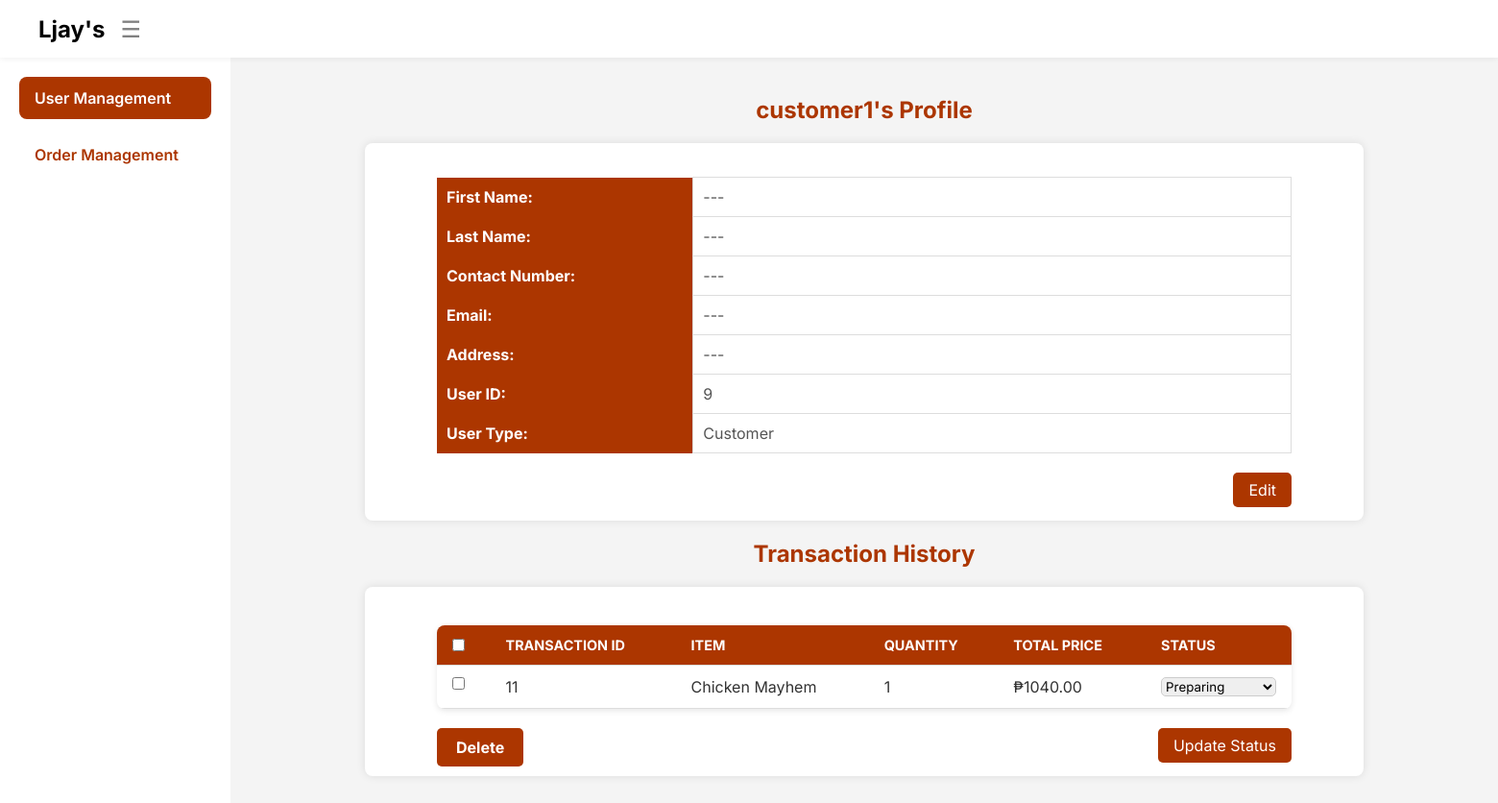
/user_detail/9/ (signed in), run on the app's committed database.
### ljaysApp/models.py (models this page shows, shortened)
class Profile(models.Model):
    user = models.OneToOneField(User, on_delete=models.CASCADE)
    contact_number = models.CharField(max_length=20, blank=True, null=True)
    address = models.TextField(blank=True, null=True)
    position = models.CharField(max_length=100, blank=True, null=True)

class Transaction(models.Model):
    STATUS_CHOICES = [
        ('preparing', 'Preparing'),
        ('completed', 'Completed'),
        ('cancelled', 'Cancelled'),
    ]
    user = models.ForeignKey(User, on_delete=models.CASCADE)
    package_name = models.CharField(max_length=255, blank=True, null=True)
    items = models.TextField()
    total_price = models.DecimalField(max_digits=10, decimal_places=2)
    status = models.CharField(max_length=50, choices=STATUS_CHOICES, default='Preparing')
    created_at = models.DateTimeField(auto_now_add=True)

### ljaysApp/views.py (the view, shortened to what this page needs)
# urls.py: path('user_detail/<int:user_id>/', views.user_detail, name='user_detail'),
@login_required
def user_detail(request, user_id):
    if not (request.user.is_staff or request.user.is_superuser):
        return HttpResponse("Access denied", status=403)
    user = get_object_or_404(User, id=user_id)
    if user.username.lower() == 'admin':
        return redirect('admin_userm')
    transactions = Transaction.objects.filter(user=user).order_by('-created_at')
    for transaction in transactions:
        try:
            items_dict = json.loads(transaction.items)
            transaction.items_list = [
                {"name": item["name"], "quantity": item["quantity"]}
                for item in items_dict.values()
            ]
        except (json.JSONDecodeError, KeyError):
            transaction.items_list = []
    return render(request, 'user_detail.html', {
        'user_obj': user,
        'transactions': transactions
    })

### ljaysApp/templates/user_detail.html (shortened to what this page needs)
{% load static %}
<head>
    <link rel="stylesheet" href="{% static 'css/user_details.css' %}">
</head>
<body>
    <header class="topbar">
        <a class="logo" href="{% url 'admin_page' %}">Ljay's</a>
        <button id="burger-btn" onclick="toggleSidebar()" class="burger">☰</button>
    </header>
    <div class="admin-layout">
        <aside class="sidebar">
            <nav class="nav-links" id="sidebarLinks">
                <a href="{% url 'admin_user' %}" class="btn_active">User Management</a>
                <a href="{% url 'admin_order' %}" class="btn">Order Management</a>
            </nav>
        </aside>
        <main class="main-content">
            <section class="dashboard">
                <h1>{{ user_obj.username }}'s Profile</h1>
                <div id="display-section">
                    <table class="profile-table">
                        <tbody>
                            <tr>
                                <th>First Name:</th>
                                <td>{{ user_obj.first_name|default:'---' }}</td>
                            </tr>
                            <tr>
                                <th>Last Name:</th>
                                <td>{{ user_obj.last_name|default:'---' }}</td>
                            </tr>
                            <tr>
                                <th>Contact Number:</th>
                                <td>{{ user_obj.profile.contact_number|default:'---' }}</td>
                            </tr>
                            <tr>
                                <th>Email:</th>
                                <td>{{ user_obj.email|default:'---' }}</td>
                            </tr>
                            <tr>
                                <th>Address:</th>
                                <td>{{ user_obj.profile.address|default:'---' }}</td>
                            </tr>
                            <tr>
                                <th>User ID:</th>
                                <td>{{ user_obj.id }}</td>
                            </tr>
                            <tr>
                                <th>User Type:</th>
                                <td>{% if user_obj.is_staff %}Staff{% else %}Customer{% endif %}</td>
                            </tr>
                        </tbody>
                    </table>
                    <br/>
                    {% if request.user.username == 'admin' %}
                        <button onclick="enableEdit()">Edit</button>
                    {% endif %}
                </div>
                {% if not user_obj.is_staff %}
                    <h2>Transaction History</h2>
                    {% if transactions %}
                        <form method="post">
                            <table class="transaction-table">
                                <thead>
                                    <tr>
                                        <th><input type="checkbox" class="user-checkbox" onclick="toggleSelectAll(this)"></th>
                                        <th>Transaction ID</th>
                                        <th>Item</th>
                                        <th>Quantity</th>
                                        <th>Total Price</th>
                                        <th>Status</th>
                                    </tr>
                                </thead>
                                <tbody>
                                    {% for transaction in transactions %}
                                        <tr>
                                            <td>
                                                <input type="checkbox" class="user-checkbox" name="delete_ids" value="{{ transaction.id }}" {% if not request.user.is_superuser %}disabled{% endif %}>
                                            </td>
                                            <td>{{ transaction.id }}</td>
                                            <td>
                                                {% for item in transaction.items_list %}
                                                    {{ item.name }}<br>
                                                {% endfor %}
                                            </td>
                                            <td>
                                                {% for item in transaction.items_list %}
                                                    {{ item.quantity }}<br>
                                                {% endfor %}
                                            </td>
                                            <td>₱{{ transaction.total_price }}</td>
                                            <td>
                                                {% if request.user.username == 'admin' %}
                                                    <select name="status_{{ transaction.id }}">
                                                        <option value="preparing" {% if transaction.status == 'preparing' %}selected{% endif %}>Preparing</option>
                                                    </select>
                                                {% else %}
                                                    {{ transaction.status }}
                                                {% endif %}
                                            </td>
                                        </tr>
                                    {% endfor %}
                                </tbody>
                            </table>
                            {% if request.user.username == 'admin' %}
                                <br/>
                                <button class="deletebtn" type="submit" {% if not request.user.is_superuser %}class="disabled"{% endif %}>Delete</button>
                                <button type="submit">Update Status</button>
                            {% endif %}
                        </form>
                    {% else %}
                        <p>No transactions found.</p>
                    {% endif %}
                {% endif %}
            </section>
        </main>
    </div>
</body>

### ljaysApp/static/css/user_details.css (style rules this page uses)
* { margin: 0; padding: 0; box-sizing: border-box; font-family: Inter, sans-serif; }
body { color: #333; margin: 0; height: 100vh; display: flex; flex-direction: column; }
.topbar { height: 60px; width: 100%; background-color: white; padding: 0 20px; display: flex; align-items: center; justify-content: space-between; box-shadow: 0 2px 6px rgba(0, 0, 0, 0.05); position: relative; z-index: 10; }
.logo { font-size: 1.5rem; font-weight: 700; text-align: center; margin-left: 20px; color: black; }
.burger { font-size: 1.5rem; background: none; border: none; cursor: pointer; color: #808080; margin-right: 60em; }
.admin-layout { display: flex; flex: 1; width: 100%; height: calc(100vh - 60px); }
.sidebar { width: 240px; background-color: white; padding: 20px; box-shadow: 2px 0 10px rgba(0, 0, 0, 0.05); display: flex; flex-direction: column; transition: all 0.3s ease; }
.nav-links { display: flex; flex-direction: column; gap: 15px; }
.btn { padding: 12px 16px; color: #ac3600; text-decoration: none; font-weight: 600; border-radius: 8px; transition: background-color 0.3s ease; }
.btn_active { padding: 12px 16px; color: white; background: #ac3600; text-decoration: none; font-weight: 600; border-radius: 8px; }
.main-content { flex: 1; background-color: #f4f4f4; padding: 40px; overflow: auto; }
a { text-decoration: none; }
h1, h2 { color: #ac3600; text-align: center; }
#display-section, form { max-width: 65em; margin: 20px auto; padding: 20px 75px 50px 75px; background-color: white; border-radius: 8px; box-shadow: 0 0 10px rgba(0, 0, 0, 0.1); text-align: left; }
input, select { border: 1px solid #ccc; }
input[type="text"], input[type="email"], select { width: 100%; padding: 10px; margin-top: 5px; margin-bottom: 15px; border-radius: 5px; transition: border-color 0.3s ease; outline: none; }
button { padding: 8px 16px; font-size: 1rem; color: white; background-color: #ac3600; border: none; border-radius: 5px; transition: background-color 0.3s ease; float: right; cursor: pointer; }
table { width: 100%; border-collapse: collapse; margin-top: 20px; margin-left: auto; margin-right: auto; }
th, td { padding: 12px; text-align: left; border-bottom: 1px solid #ddd; }
th { font-weight: bold; color: white; }
td { color: #555; }
.transaction-table select { width: 100%; padding: 0; margin: auto; }
.profile-table { width: 100%; border-collapse: collapse; margin-top: 15px; }
.profile-table th, .profile-table td { padding: 10px; border: 1px solid #ddd; text-align: left; }
.profile-table th { background-color: #ac3600; border-style: none; color: white; width: 30%; }
.profile-table td { background-color: #fff; }
.transaction-table { width: 100%; border-collapse: collapse; margin-top: 20px; background-color: white; border-radius: 8px; overflow: hidden; box-shadow: 0 2px 6px rgba(0, 0, 0, 0.1); }
.transaction-table thead { background-color: #ac3600; color: white; text-align: left; }
.transaction-table thead th { padding: 12px 16px; font-weight: bold; text-transform: uppercase; font-size: 0.9rem; }
.transaction-table tbody tr { border-bottom: 1px solid #ddd; }
.transaction-table tbody td { padding: 12px 16px; color: #333; vertical-align: top; }
.deletebtn { background-color: #ac3600; color: white; border: none; padding: 10px 20px; font-size: 1rem; font-weight: bold; border-radius: 5px; cursor: pointer; transition: background-color 0.3s ease; }
.deletebtn { display: flex; float: left; }

### data on the page
Transaction: name "Chicken Mayhem", quantity "1", id "Preparing"

### other printed values
{{ user_obj.username }} "customer1"
{{ user_obj.first_name|default:'---' }} "---"
{{ user_obj.last_name|default:'---' }} "---"
{{ user_obj.profile.contact_number|default:'---' }} "---"
{{ user_obj.email|default:'---' }} "---"
{{ user_obj.profile.address|default:'---' }} "---"
{{ user_obj.id }} "9"
